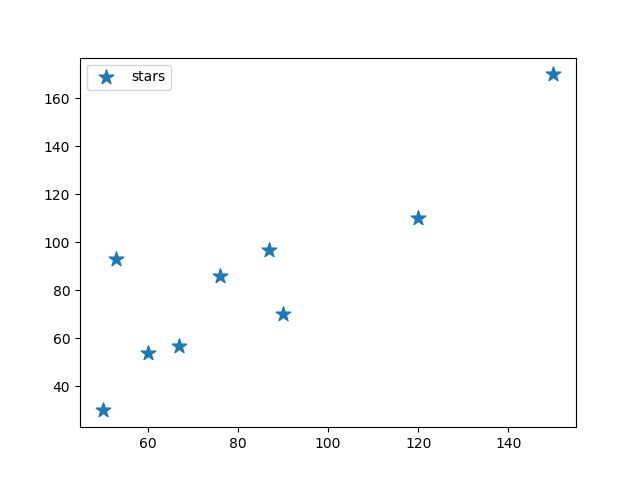

Recreate this plot in Python.
import matplotlib.pyplot as plt
x = [ 120,60,76,50,87,90,53,67,150]
y = [ 110,54,86,30,97,70,93,57,170]
plt.scatter(x,y,label='stars',marker = "*",s=120)       #s is size of star , marker is used to tell print in *
plt.legend()        #legend is used to tell about graph , for more info see fig. top
plt.show()
